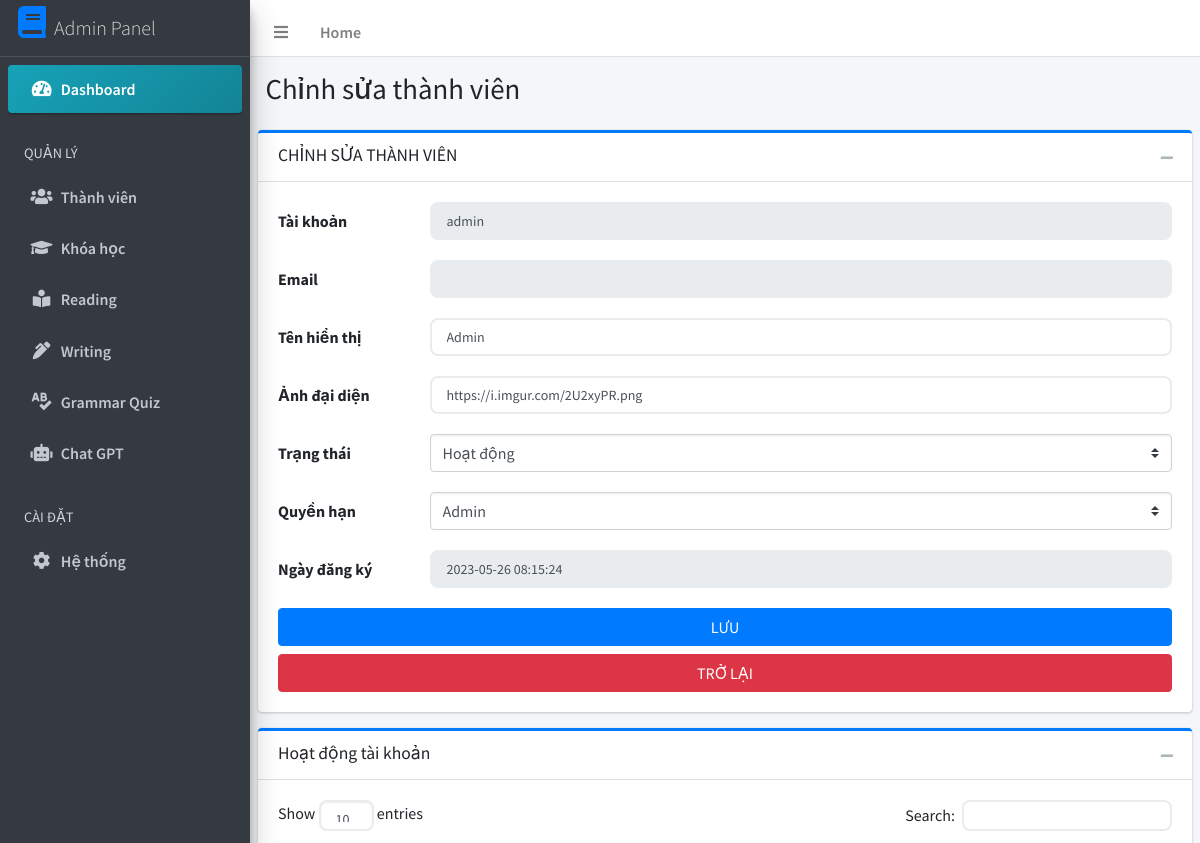
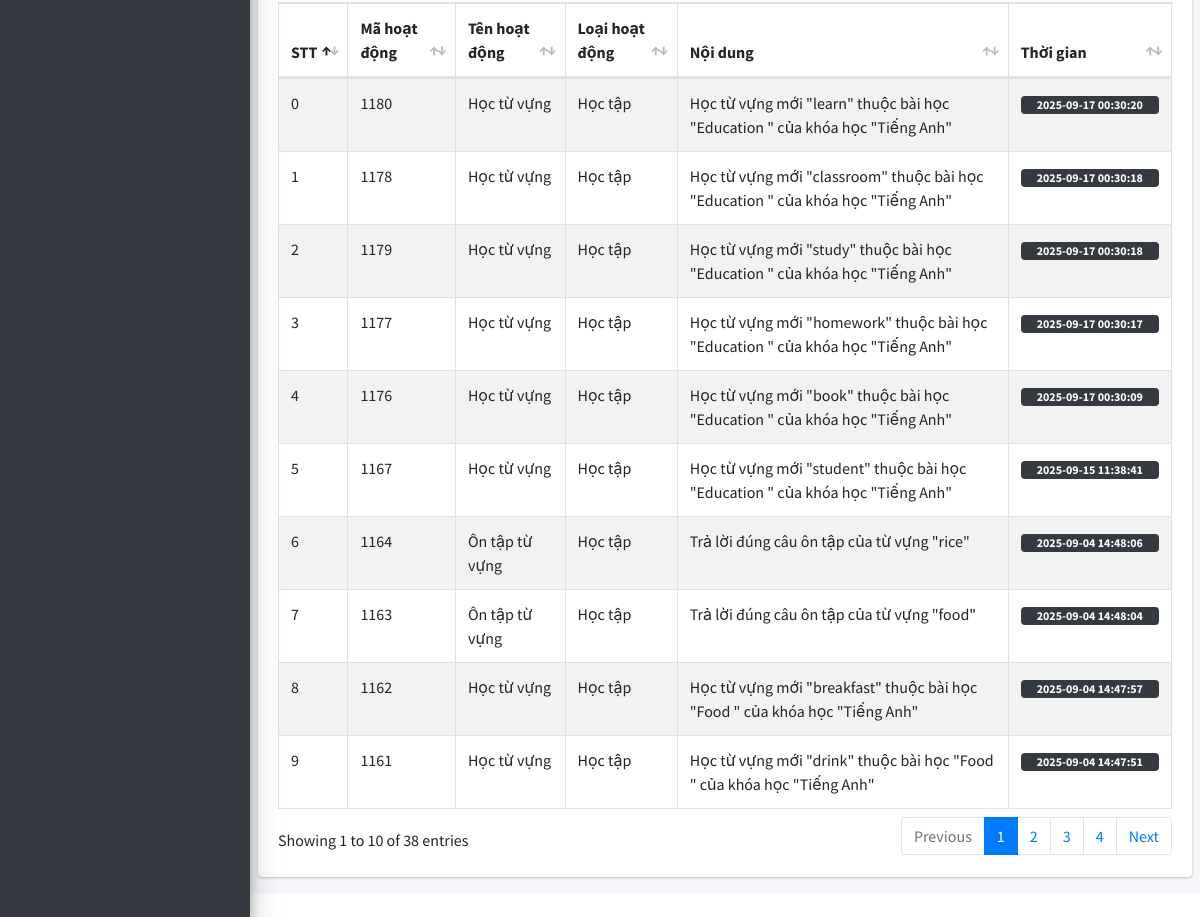
Page /admin/users/edit/admin on the committed database (2 pictures, top to bottom).
### tables this page shows
CREATE TABLE `nguoidung` (
  `TaiKhoan` varchar(100) NOT NULL,
  `MatKhau` text NOT NULL,
  `Email` varchar(100) DEFAULT NULL,
  `KichHoatEmail` tinyint(1) NOT NULL DEFAULT 0,
  `TokenKichHoatEmail` text DEFAULT NULL,
  `ThoiGianTokenKichHoatEmail` datetime DEFAULT NULL,
  `TokenKhoiPhucMatKhau` text DEFAULT NULL,
  `ThoiGianTokenKhoiPhucMatKhau` datetime DEFAULT NULL,
  `FacebookID` text DEFAULT NULL,
  `AnhDaiDien` text DEFAULT NULL,
  `NgayDangKy` datetime NOT NULL DEFAULT current_timestamp(),
  `TenHienThi` varchar(100) NOT NULL,
  `IPAddress` text NOT NULL,
  `KinhNghiem` int(11) NOT NULL DEFAULT 0,
  `TongKinhNghiem` int(11) NOT NULL DEFAULT 0,
  `CapDo` int(11) NOT NULL DEFAULT 1,
  `MaQuyenHan` int(11) NOT NULL,
  `MaMucTieu` int(11) NOT NULL,
  `TrangThai` tinyint(1) NOT NULL DEFAULT 1
);

CREATE TABLE `quyenhan` (
  `MaQuyenHan` int(11) NOT NULL,
  `TenQuyenHan` text NOT NULL
);

CREATE TABLE `hoatdong` (
  `MaHoatDong` int(11) NOT NULL,
  `TenHoatDong` text NOT NULL,
  `NoiDung` text NOT NULL,
  `ThoiGian` datetime NOT NULL DEFAULT current_timestamp(),
  `TaiKhoan` varchar(100) NOT NULL,
  `MaLoaiHoatDong` int(11) NOT NULL
);

CREATE TABLE `loaihoatdong` (
  `MaLoaiHoatDong` int(11) NOT NULL,
  `TenLoaiHoatDong` text NOT NULL,
  `LinkAnh` text NOT NULL
);

### configs/config.php (called while the page is built, shortened)
<?php
require_once(__DIR__ . "/../class/Database.php");
$Database = new Database();

### configs/function.php (called while the page is built, shortened)
<?php
function BASE_URL($url)
{
    $baseUrl = (isset($_SERVER['HTTPS']) && $_SERVER['HTTPS'] === 'on' ? "https" : "http") . "://" . $_SERVER["HTTP_HOST"];
    if ($baseUrl == 'http://localhost') {
        $baseUrl = 'http://localhost/webhocngoaingu';
    }
    $url = ltrim($url, '/');
    return $baseUrl . '/' . $url;
}
function check_string($data)
{
    return trim(htmlspecialchars(addslashes($data)));
}

### class/Database.php (called while the page is built, shortened)
<?php
class Database
{
    protected $ketnoi;
    private $host = HOST_DB;
    private $user = USER_DB;
    private $pass = PASS_DB;
    private $dbname = DBNAME_DB;
    function connect()
    {
        try {
            if (!$this->ketnoi) {
                $this->ketnoi = mysqli_connect(
                    $this->host,
                    $this->user,
                    $this->pass,
                    $this->dbname
                );
                mysqli_query($this->ketnoi, "set names 'utf8'");
            }
        } catch (Exception $err) {
            die($err->getMessage());
        }
    }
    function get_list($sql)
    {
        $result = mysqli_query($this->ketnoi, $sql);
        $return = array();
        while ($row = mysqli_fetch_assoc($result)) {
            $return[] = $row;
        }
        return $return;
    }
    function get_row($sql)
    {
        $result = mysqli_query($this->ketnoi, $sql);
        $row = mysqli_fetch_assoc($result);
        return $row;
    }
}

### public/admin/EditUser.php (the view, shortened to what this page needs)
<?php
require_once(__DIR__ . "/../../configs/config.php");
require_once(__DIR__ . "/../../configs/function.php");
require_once(__DIR__ . "/Header.php");
require_once(__DIR__ . "/Sidebar.php");
?>
<?php
if (isset($_GET['account'])) {
    $row = $Database->get_row(" SELECT * FROM `nguoidung` WHERE `TaiKhoan` = '" . check_string($_GET['account']) . "'  ");
} else {
    admin_msg_error("Liên kết không tồn tại", BASE_URL(''), 0);
}
?>
<div class="content-wrapper">
    <section class="content-header">
        <div class="container-fluid">
            <div class="row mb-2">
                <div class="col-sm-6">
                    <h1>Chỉnh sửa thành viên</h1>
                </div>
            </div>
        </div>
    </section>
    <section class="content">
        <div class="row">
            <div class="col-md-12">
                <div class="card card-outline card-primary">
                    <div class="card-header">
                        <h3 class="card-title">CHỈNH SỬA THÀNH VIÊN</h3>
                        <div class="card-tools">
                            <button type="button" class="btn btn-tool" data-card-widget="collapse"><i class="fas fa-minus"></i>
                            </button>
                        </div>
                    </div>
                    <div class="card-body">
                        <form action="" method="POST">
                            <div class="form-group row">
                                <label class="col-sm-2 col-form-label">Tài khoản</label>
                                <div class="col-sm-10">
                                    <div class="form-line">
                                        <input type="text" class="form-control" id="inputEmail3" value="<?= $row['TaiKhoan']; ?>" disabled>
                                    </div>
                                </div>
                            </div>
                            <div class="form-group row">
                                <label class="col-sm-2 col-form-label">Email</label>
                                <div class="col-sm-10">
                                    <div class="form-line">
                                        <input type="text" class="form-control" value="<?= $row['Email']; ?>" disabled>
                                    </div>
                                </div>
                            </div>
                            <div class="form-group row">
                                <label class="col-sm-2 col-form-label">Tên hiển thị</label>
                                <div class="col-sm-10">
                                    <div class="form-line">
                                        <input type="text" class="form-control" name="tenHienThi" value="<?= $row['TenHienThi']; ?>">
                                    </div>
                                </div>
                            </div>
                            <div class="form-group row">
                                <label class="col-sm-2 col-form-label">Ảnh đại diện</label>
                                <div class="col-sm-10">
                                    <div class="form-line">
                                        <input type="text" class="form-control" name="anhDaiDien" value="<?= $row['AnhDaiDien']; ?>">
                                    </div>
                                </div>
                            </div>
                            <div class="form-group row">
                                <label for="inputPassword3" class="col-sm-2 col-form-label">Trạng thái</label>
                                <div class="col-sm-10">
                                    <select class="custom-select" name="trangThai">
                                        <option value="<?= $row['TrangThai']; ?>">
                                            <?php
                                            if ($row['TrangThai'] == "1") {
                                                echo 'Hoạt động';
                                            }
                                            ?>
                                        </option>
                                    </select>
                                </div>
                            </div>
                            <div class="form-group row">
                                <label for="inputPassword3" class="col-sm-2 col-form-label">Quyền hạn</label>
                                <div class="col-sm-10">
                                    <select class="custom-select" name="quyenHan">
                                        <option value="<?= $row['MaQuyenHan']; ?>">
                                            <?php
                                            $getQuyenHan = $Database->get_row("select * from quyenhan where MaQuyenHan = '" . $row['MaQuyenHan'] . "' ");
                                            echo $getQuyenHan["TenQuyenHan"];
                                            ?>
                                        </option>
                                        <?php
                                        foreach ($Database->get_list(" SELECT * FROM quyenhan ") as $quyenHan) {
                                        ?>
                                            <option value="<?= $quyenHan["MaQuyenHan"] ?>"><?= $quyenHan["TenQuyenHan"] ?></option>
                                        <?php
                                        }
                                        ?>
                                    </select>
                                </div>
                            </div>
                            <div class="form-group row">
                                <label class="col-sm-2 col-form-label">Ngày đăng ký</label>
                                <div class="col-sm-10">
                                    <div class="form-line">
                                        <input type="text" class="form-control" id="inputEmail3" value="<?= $row['NgayDangKy']; ?>" disabled>
                                    </div>
                                </div>
                            </div>
                            <button type="submit" name="btnSaveUser" class="btn btn-primary btn-block waves-effect">
                                <span>LƯU</span>
                            </button>
                            <a type="button" href="<?= BASE_URL('admin/users'); ?>" class="btn btn-danger btn-block waves-effect">
                                <span>TRỞ LẠI</span>
                            </a>
                        </form>
                    </div>
                </div>
            </div>
            <div class="col-md-12">
                <div class="card card-outline card-primary">
                    <div class="card-header">
                        <h3 class="card-title">Hoạt động tài khoản</h3>
                        <div class="card-tools">
                            <button type="button" class="btn btn-tool" data-card-widget="collapse"><i class="fas fa-minus"></i>
                            </button>
                        </div>
                    </div>
                    <div class="card-body">
                        <div class="table-responsive">
                            <table id="datatable" class="table table-bordered table-striped table-hover">
                                <thead>
                                    <tr>
                                        <th>STT</th>
                                        <th>Mã hoạt động</th>
                                        <th>Tên hoạt động</th>
                                        <th>Loại hoạt động</th>
                                        <th>Nội dung</th>
                                        <th>Thời gian</th>
                                    </tr>
                                </thead>
                                <tbody>
                                    <?php
                                    $i = 0;
                                    foreach ($Database->get_list(" SELECT * FROM hoatdong A inner join loaihoatdong B on A.MaLoaiHoatDong = B.MaLoaiHoatDong WHERE A.TaiKhoan = '" . $row['TaiKhoan'] . "' ORDER BY A.ThoiGian DESC ") as $row) {
                                    ?>
                                        <tr>
                                            <td><?= $i++; ?></td>
                                            <td><?= $row['MaHoatDong']; ?></td>
                                            <td><?= $row['TenHoatDong']; ?></td>
                                            <td><?= $row['TenLoaiHoatDong']; ?></td>
                                            <td><?= $row['NoiDung']; ?></td>
                                            <td><span class="badge badge-dark px-3"><?= $row['ThoiGian']; ?></span></td>
                                        </tr>
                                    <?php } ?>
                                </tbody>
                            </table>
                        </div>
                    </div>
                </div>
            </div>
        </div>
    </section>
</div>
<?php
require_once(__DIR__ . "/Footer.php"); ?>?>

### assets/css/reading-admin.css (style rules this page uses)
.form-group { margin-bottom: 20px; }
.form-control { width: 100%; padding: 7px 15px; border: 2px solid #e9ecef; border-radius: 8px; font-size: 14px; transition: all 0.3s ease; background: #fff; }

### rows in the picture
nguoidung: TaiKhoan "admin", tenHienThi "Admin", anhDaiDien "https://i.imgur.com/2U2xyPR.png", trangThai "Hoạt động", NgayDangKy "2023-05-26 08:15:24"
quyenhan: quyenHan "Admin"
hoatdong: MaHoatDong "1180", TenHoatDong "Học từ vựng", MaLoaiHoatDong.TenLoaiHoatDong "Học tập", NoiDung "Học từ vựng mới \"learn\" thuộc bài học \"Education \" của khóa học \"Tiếng Anh\"", ThoiGian "2025-09-17 00:30:20"
hoatdong: MaHoatDong "1178", TenHoatDong "Học từ vựng", MaLoaiHoatDong.TenLoaiHoatDong "Học tập", NoiDung "Học từ vựng mới \"classroom\" thuộc bài học \"Education \" của khóa học \"Tiếng Anh\"", ThoiGian "2025-09-17 00:30:18"
hoatdong: MaHoatDong "1179", TenHoatDong "Học từ vựng", MaLoaiHoatDong.TenLoaiHoatDong "Học tập", NoiDung "Học từ vựng mới \"study\" thuộc bài học \"Education \" của khóa học \"Tiếng Anh\"", ThoiGian "2025-09-17 00:30:18"
hoatdong: MaHoatDong "1177", TenHoatDong "Học từ vựng", MaLoaiHoatDong.TenLoaiHoatDong "Học tập", NoiDung "Học từ vựng mới \"homework\" thuộc bài học \"Education \" của khóa học \"Tiếng Anh\"", ThoiGian "2025-09-17 00:30:17"
hoatdong: MaHoatDong "1176", TenHoatDong "Học từ vựng", MaLoaiHoatDong.TenLoaiHoatDong "Học tập", NoiDung "Học từ vựng mới \"book\" thuộc bài học \"Education \" của khóa học \"Tiếng Anh\"", ThoiGian "2025-09-17 00:30:09"
hoatdong: MaHoatDong "1167", TenHoatDong "Học từ vựng", MaLoaiHoatDong.TenLoaiHoatDong "Học tập", NoiDung "Học từ vựng mới \"student\" thuộc bài học \"Education \" của khóa học \"Tiếng Anh\"", ThoiGian "2025-09-15 11:38:41"
hoatdong: MaHoatDong "1164", TenHoatDong "Ôn tập từ vựng", MaLoaiHoatDong.TenLoaiHoatDong "Học tập", NoiDung "Trả lời đúng câu ôn tập của từ vựng \"rice\"", ThoiGian "2025-09-04 14:48:06"
hoatdong: MaHoatDong "1163", TenHoatDong "Ôn tập từ vựng", MaLoaiHoatDong.TenLoaiHoatDong "Học tập", NoiDung "Trả lời đúng câu ôn tập của từ vựng \"food\"", ThoiGian "2025-09-04 14:48:04"
hoatdong: MaHoatDong "1162", TenHoatDong "Học từ vựng", MaLoaiHoatDong.TenLoaiHoatDong "Học tập", NoiDung "Học từ vựng mới \"breakfast\" thuộc bài học \"Food \" của khóa học \"Tiếng Anh\"", ThoiGian "2025-09-04 14:47:57"
hoatdong: MaHoatDong "1161", TenHoatDong "Học từ vựng", MaLoaiHoatDong.TenLoaiHoatDong "Học tập", NoiDung "Học từ vựng mới \"drink\" thuộc bài học \"Food \" của khóa học \"Tiếng Anh\"", ThoiGian "2025-09-04 14:47:51"
